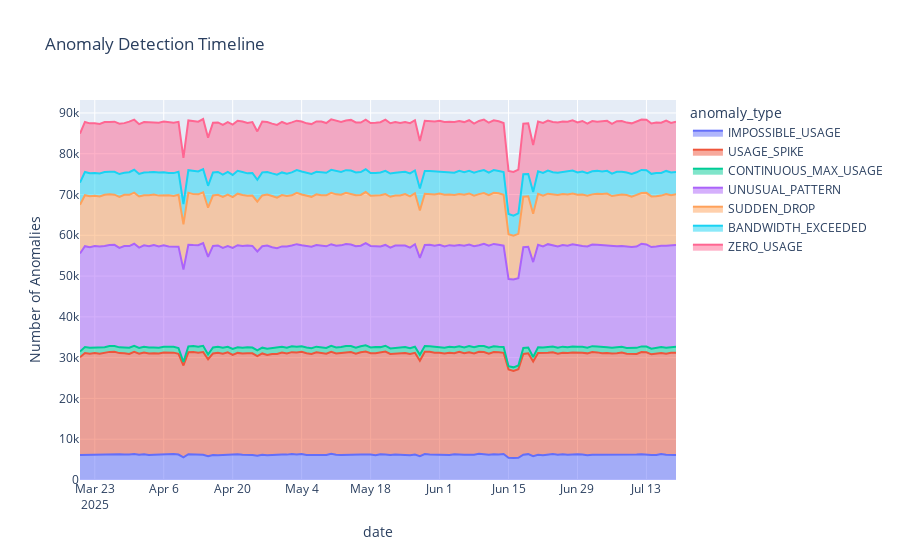
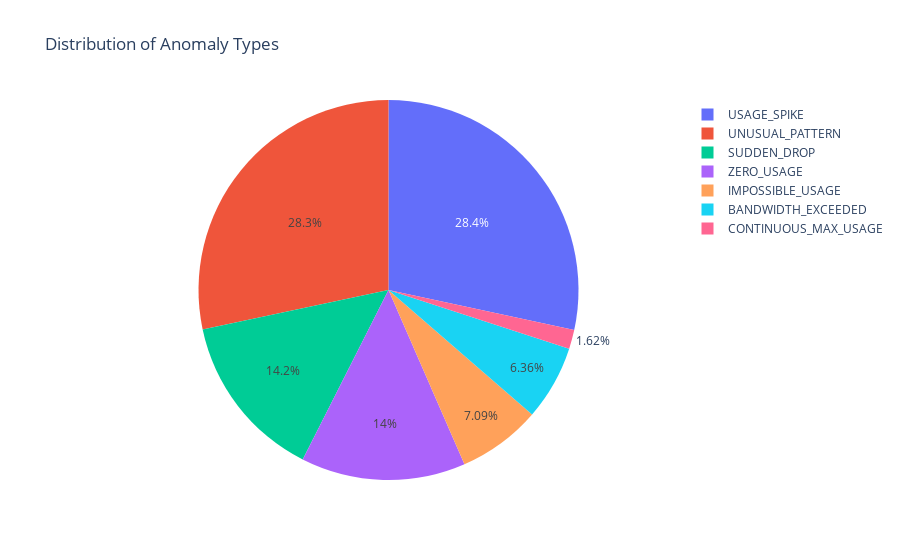

The notebook cell these images were saved under, in order:
### Markdown cell above
## 7. Anomaly Detection Analysis
Anomaly patterns analysis

### Code cell
# %% [markdown]
# ## Fixed Anomaly Detection Analysis

# %%
# Setup - Make sure temp views exist
if 'fact_cdr_raw' not in [t.name for t in spark.catalog.listTables()]:
    cdr_raw = spark.read.parquet("/user/hive/warehouse/Raw/raw_cdr_enhanced/")
    cdr_raw.createOrReplaceTempView("fact_cdr_raw")
    print("✅ Created fact_cdr_raw temp view")

# Also create dim_customers if needed
try:
    spark.sql("SELECT 1 FROM dim_customers LIMIT 1")
except:
    customers = spark.read.parquet("/user/hive/warehouse/Raw/customer_dim_enhanced/")
    customers.createOrReplaceTempView("dim_customers")
    print("✅ Created dim_customers temp view")

# %%
# Anomaly Detection Analysis
anomaly_analysis = spark.sql("""
    SELECT 
        anomaly_type,
        severity,
        COUNT(*) as count,
        COUNT(DISTINCT customer_id) as affected_customers,
        AVG(data_volume_mb) as avg_anomaly_volume,
        COUNT(DISTINCT wilaya_code) as affected_wilayas,
        COUNT(DISTINCT DATE(timestamp)) as affected_days
    FROM fact_cdr_raw
    WHERE cdr_type = 'ANOMALY'
    GROUP BY anomaly_type, severity
    ORDER BY count DESC
""").toPandas()

if len(anomaly_analysis) > 0:
    print("🚨 Anomaly Detection Summary:")
    print(anomaly_analysis)
    print(f"\nTotal Anomalies: {anomaly_analysis['count'].sum():,}")
    print(f"Total Affected Customers: {anomaly_analysis['affected_customers'].sum():,}")
    
    # Anomaly time distribution
    anomaly_timeline = spark.sql("""
        SELECT 
            DATE(timestamp) as date,
            anomaly_type,
            COUNT(*) as anomaly_count
        FROM fact_cdr_raw
        WHERE cdr_type = 'ANOMALY'
        GROUP BY DATE(timestamp), anomaly_type
        ORDER BY date
    """).toPandas()
    
    # Create anomaly visualization
    fig = px.area(anomaly_timeline, 
                  x='date', 
                  y='anomaly_count',
                  color='anomaly_type',
                  title='Anomaly Detection Timeline',
                  labels={'anomaly_count': 'Number of Anomalies'})
    fig.update_layout(height=500)
    fig.show()
    
    # Top affected customers - SIMPLIFIED VERSION WITHOUT COLLECT_SET
    print("\n🎯 Analyzing top affected customers...")
    
    # First get the top customers
    top_customers = spark.sql("""
        SELECT 
            customer_id,
            COUNT(*) as anomaly_count
        FROM fact_cdr_raw
        WHERE cdr_type = 'ANOMALY'
        GROUP BY customer_id
        ORDER BY anomaly_count DESC
        LIMIT 10
    """).collect()
    
    print("\n🎯 Top 10 Customers with Most Anomalies:")
    for row in top_customers:
        customer_id = row['customer_id']
        anomaly_count = row['anomaly_count']
        
        # Get customer details separately to avoid large join
        customer_info = spark.sql(f"""
            SELECT DISTINCT
                customer_type,
                service_type,
                offer_name
            FROM dim_customers
            WHERE customer_id = '{customer_id}'
            LIMIT 1
        """).collect()
        
        if customer_info:
            info = customer_info[0]
            print(f"  {customer_id}: {anomaly_count:,} anomalies - "
                  f"{info['service_type']}/{info['offer_name']} ({info['customer_type']})")
        else:
            print(f"  {customer_id}: {anomaly_count:,} anomalies")
    
    # Anomaly type distribution for visualization
    print("\n📊 Creating anomaly distribution visualization...")
    
    # Pie chart of anomaly types
    anomaly_dist = anomaly_analysis.groupby('anomaly_type')['count'].sum().reset_index()
    
    fig_pie = px.pie(anomaly_dist, 
                     values='count', 
                     names='anomaly_type',
                     title='Distribution of Anomaly Types')
    fig_pie.show()
    
    # Severity distribution
    severity_dist = anomaly_analysis.groupby('severity')['count'].sum().reset_index()
    
    fig_severity = px.bar(severity_dist, 
                          x='severity', 
                          y='count',
                          title='Anomaly Count by Severity',
                          color='severity',
                          color_discrete_map={'HIGH': 'red', 'MEDIUM': 'orange', 'LOW': 'yellow'})
    fig_severity.show()
    
else:
    print("✅ No anomalies found in the dataset")

# %%
# Additional analysis: Anomaly patterns by hour
print("\n⏰ Analyzing anomaly patterns by hour...")

hourly_anomalies = spark.sql("""
    SELECT 
        HOUR(timestamp) as hour,
        anomaly_type,
        COUNT(*) as count
    FROM fact_cdr_raw
    WHERE cdr_type = 'ANOMALY'
    GROUP BY HOUR(timestamp), anomaly_type
    ORDER BY hour, anomaly_type
""").toPandas()

if len(hourly_anomalies) > 0:
    # Pivot for better visualization
    hourly_pivot = hourly_anomalies.pivot(index='hour', 
                                          columns='anomaly_type', 
                                          values='count').fillna(0)
    
    # Create stacked bar chart
    fig_hourly = px.bar(hourly_anomalies, 
                        x='hour', 
                        y='count',
                        color='anomaly_type',
                        title='Anomaly Distribution by Hour of Day',
                        labels={'hour': 'Hour of Day', 'count': 'Number of Anomalies'})
    fig_hourly.update_layout(height=500)
    fig_hourly.show()
    
    # Find peak anomaly hours
    peak_hours = hourly_anomalies.groupby('hour')['count'].sum().nlargest(5)
    print("\n🔝 Top 5 Hours with Most Anomalies:")
    for hour, count in peak_hours.items():
        print(f"  Hour {hour:02d}:00 - {count:,} anomalies")

print("\n✅ Anomaly analysis complete!")

### Figure 1 — Plotly figure (JSON) as saved in the notebook; plotly's stock layout.template omitted (floating-point values rounded to 4 significant figures)
{"data": [{"fillpattern": {"shape": ""}, "hovertemplate": "anomaly_type=IMPOSSIBLE_USAGE<br>date=%{x}<br>Number of Anomalies=%{y}<extra></extra>", "legendgroup": "IMPOSSIBLE_USAGE", "line": {"color": "#636efa"}, "marker": {"symbol": "circle"}, "mode": "lines", "name": "IMPOSSIBLE_USAGE", "orientation": "v", "showlegend": true, "stackgroup": "1", "type": "scatter", "x": ["2025-03-20", "2025-03-21", "2025-03-22", "2025-03-23", "2025-03-24", "2025-03-25", "2025-03-26", "2025-03-27", "2025-03-28", "2025-03-29", "2025-03-30", "2025-03-31", "2025-04-01", "2025-04-02", "2025-04-03", "2025-04-04", "2025-04-05", "2025-04-06", "2025-04-07", "2025-04-08", "2025-04-09", "2025-04-10", "2025-04-11", "2025-04-12", "2025-04-13", "2025-04-14", "2025-04-15", "2025-04-16", "2025-04-17", "2025-04-18", "2025-04-19", "2025-04-20", "2025-04-21", "2025-04-22", "2025-04-23", "2025-04-24", "2025-04-25", "2025-04-26", "2025-04-27", "2025-04-28", "2025-04-29", "2025-04-30", "2025-05-01", "2025-05-02", "2025-05-03", "2025-05-04", "2025-05-05", "2025-05-06", "2025-05-07", "2025-05-08", "2025-05-09", "2025-05-10", "2025-05-11", "2025-05-12", "2025-05-13", "2025-05-14", "2025-05-15", "2025-05-16", "2025-05-17", "2025-05-18", "2025-05-19", "2025-05-20", "2025-05-21", "2025-05-22", "2025-05-23", "2025-05-24", "2025-05-25", "2025-05-26", "2025-05-27", "2025-05-28", "2025-05-29", "2025-05-30", "2025-05-31", "2025-06-01", "2025-06-02", "2025-06-03", "2025-06-04", "2025-06-05", "2025-06-06", "2025-06-07", "2025-06-08", "2025-06-09", "2025-06-10", "2025-06-11", "2025-06-12", "2025-06-13", "2025-06-14", "2025-06-15", "2025-06-16", "2025-06-17", "2025-06-18", "2025-06-19", "2025-06-20", "2025-06-21", "2025-06-22", "2025-06-23", "2025-06-24", "2025-06-25", "2025-06-26", "2025-06-27", "2025-06-28", "2025-06-29", "2025-06-30", "2025-07-01", "2025-07-02", "2025-07-03", "2025-07-04", "2025-07-05", "2025-07-06", "2025-07-07", "2025-07-08", "2025-07-09", "2025-07-10", "2025-07-11", "2025-07-12", "2025-07-13", "2025-07-14", "2025-07-15", "2025-07-16", "2025-07-17", "2025-07-18", "2025-07-19"], "xaxis": "x", "y": [6106, 6133, 6196, 6304, 6199, 6291, 6341, 6306, 6291, 6264, 6233, 6395, 6167, 6335, 6143, 6174, 6226, 6226, 6270, 6346, 6234, 5559, 6331, 6266, 6119, 6209, 5850, 6103, 6092, 6134, 6308, 6202, 6301, 6208, 6229, 6156, 5968, 6194, 6069, 6203, 6217, 6258, 6222, 6393, 6262, 6369, 6105, 6137, 6198, 6186, 6153, 6433, 6198, 6151, 6210, 6187, 6227, 6249, 6235, 6268, 6098, 6288, 6279, 6112, 6232, 6114, 6155, 6084, 6244, 5860, 6358, 6283, 6208, 6287, 6180, 6152, 6294, 6191, 6214, 6218, 6194, 6408, 6266, 6203, 6338, 6245, 6357, 5428, 5381, 5424, 6201, 6340, 5839, 6197, 6072, 6151, 6377, 6217, 6311, 6218, 6307, 6335, 6223, 6098, 6214, 6209, 6304, 6176, 6227, 6160, 6197, 6114, 6170, 6239, 6295, 6154, 6141, 6136, 6384, 6215, 6212, 6135], "yaxis": "y"}, {"fillpattern": {"shape": ""}, "hovertemplate": "anomaly_type=USAGE_SPIKE<br>date=%{x}<br>Number of Anomalies=%{y}<extra></extra>", "legendgroup": "USAGE_SPIKE", "line": {"color": "#EF553B"}, "marker": {"symbol": "circle"}, "mode": "lines", "name": "USAGE_SPIKE", "orientation": "v", "showlegend": true, "stackgroup": "1", "type": "scatter", "x": ["2025-03-20", "2025-03-21", "2025-03-22", "2025-03-23", "2025-03-24", "2025-03-25", "2025-03-26", "2025-03-27", "2025-03-28", "2025-03-29", "2025-03-30", "2025-03-31", "2025-04-01", "2025-04-02", "2025-04-03", "2025-04-04", "2025-04-05", "2025-04-06", "2025-04-07", "2025-04-08", "2025-04-09", "2025-04-10", "2025-04-11", "2025-04-12", "2025-04-13", "2025-04-14", "2025-04-15", "2025-04-16", "2025-04-17", "2025-04-18", "2025-04-19", "2025-04-20", "2025-04-21", "2025-04-22", "2025-04-23", "2025-04-24", "2025-04-25", "2025-04-26", "2025-04-27", "2025-04-28", "2025-04-29", "2025-04-30", "2025-05-01", "2025-05-02", "2025-05-03", "2025-05-04", "2025-05-05", "2025-05-06", "2025-05-07", "2025-05-08", "2025-05-09", "2025-05-10", "2025-05-11", "2025-05-12", "2025-05-13", "2025-05-14", "2025-05-15", "2025-05-16", "2025-05-17", "2025-05-18", "2025-05-19", "2025-05-20", "2025-05-21", "2025-05-22", "2025-05-23", "2025-05-24", "2025-05-25", "2025-05-26", "2025-05-27", "2025-05-28", "2025-05-29", "2025-05-30", "2025-05-31", "2025-06-01", "2025-06-02", "2025-06-03", "2025-06-04", "2025-06-05", "2025-06-06", "2025-06-07", "2025-06-08", "2025-06-09", "2025-06-10", "2025-06-11", "2025-06-12", "2025-06-13", "2025-06-14", "2025-06-15", "2025-06-16", "2025-06-17", "2025-06-18", "2025-06-19", "2025-06-20", "2025-06-21", "2025-06-22", "2025-06-23", "2025-06-24", "2025-06-25", "2025-06-26", "2025-06-27", "2025-06-28", "2025-06-29", "2025-06-30", "2025-07-01", "2025-07-02", "2025-07-03", "2025-07-04", "2025-07-05", "2025-07-06", "2025-07-07", "2025-07-08", "2025-07-09", "2025-07-10", "2025-07-11", "2025-07-12", "2025-07-13", "2025-07-14", "2025-07-15", "2025-07-16", "2025-07-17", "2025-07-18", "2025-07-19"], "xaxis": "x", "y": [23966, 25020, 24782, 24827, 24760, 24899, 25074, 25116, 24820, 24828, 24658, 25014, 24775, 24941, 24900, 24902, 24778, 25010, 24924, 24880, 24698, 22518, 24983, 25110, 25110, 25165, 23761, 24937, 25133, 24838, 25008, 24466, 24865, 24787, 24852, 24912, 24390, 24835, 24609, 24709, 24694, 24983, 24825, 24954, 24988, 25058, 24975, 24777, 25098, 24875, 24808, 25000, 24815, 24999, 25123, 25176, 24732, 25074, 25255, 24812, 24996, 24917, 25212, 24778, 24723, 25038, 25006, 24840, 24947, 23377, 25059, 25135, 24992, 24889, 24826, 25029, 24765, 25221, 24852, 25113, 24860, 25032, 25112, 24783, 25063, 25056, 24826, 21660, 21377, 21754, 24703, 24728, 23229, 24966, 25025, 25062, 24932, 24744, 24889, 24899, 24930, 24904, 24992, 24954, 25167, 25080, 24749, 24969, 24775, 24946, 25042, 24857, 24770, 24685, 25077, 25162, 24677, 24784, 24740, 24734, 24965, 25066], "yaxis": "y"}, {"fillpattern": {"shape": ""}, "hovertemplate": "anomaly_type=CONTINUOUS_MAX_USAGE<br>date=%{x}<br>Number of Anomalies=%{y}<extra></extra>", "legendgroup": "CONTINUOUS_MAX_USAGE", "line": {"color": "#00cc96"}, "marker": {"symbol": "circle"}, "mode": "lines", "name": "CONTINUOUS_MAX_USAGE", "orientation": "v", "showlegend": true, "stackgroup": "1", "type": "scatter", "x": ["2025-03-20", "2025-03-21", "2025-03-22", "2025-03-23", "2025-03-24", "2025-03-25", "2025-03-26", "2025-03-27", "2025-03-28", "2025-03-29", "2025-03-30", "2025-03-31", "2025-04-01", "2025-04-02", "2025-04-03", "2025-04-04", "2025-04-05", "2025-04-06", "2025-04-07", "2025-04-08", "2025-04-09", "2025-04-10", "2025-04-11", "2025-04-12", "2025-04-13", "2025-04-14", "2025-04-15", "2025-04-16", "2025-04-17", "2025-04-18", "2025-04-19", "2025-04-20", "2025-04-21", "2025-04-22", "2025-04-23", "2025-04-24", "2025-04-25", "2025-04-26", "2025-04-27", "2025-04-28", "2025-04-29", "2025-04-30", "2025-05-01", "2025-05-02", "2025-05-03", "2025-05-04", "2025-05-05", "2025-05-06", "2025-05-07", "2025-05-08", "2025-05-09", "2025-05-10", "2025-05-11", "2025-05-12", "2025-05-13", "2025-05-14", "2025-05-15", "2025-05-16", "2025-05-17", "2025-05-18", "2025-05-19", "2025-05-20", "2025-05-21", "2025-05-22", "2025-05-23", "2025-05-24", "2025-05-25", "2025-05-26", "2025-05-27", "2025-05-28", "2025-05-29", "2025-05-30", "2025-05-31", "2025-06-01", "2025-06-02", "2025-06-03", "2025-06-04", "2025-06-05", "2025-06-06", "2025-06-07", "2025-06-08", "2025-06-09", "2025-06-10", "2025-06-11", "2025-06-12", "2025-06-13", "2025-06-14", "2025-06-15", "2025-06-16", "2025-06-17", "2025-06-18", "2025-06-19", "2025-06-20", "2025-06-21", "2025-06-22", "2025-06-23", "2025-06-24", "2025-06-25", "2025-06-26", "2025-06-27", "2025-06-28", "2025-06-29", "2025-06-30", "2025-07-01", "2025-07-02", "2025-07-03", "2025-07-04", "2025-07-05", "2025-07-06", "2025-07-07", "2025-07-08", "2025-07-09", "2025-07-10", "2025-07-11", "2025-07-12", "2025-07-13", "2025-07-14", "2025-07-15", "2025-07-16", "2025-07-17", "2025-07-18", "2025-07-19"], "xaxis": "x", "y": [1439, 1457, 1463, 1384, 1459, 1352, 1429, 1413, 1409, 1398, 1545, 1482, 1452, 1391, 1426, 1439, 1436, 1413, 1383, 1426, 1417, 860, 1409, 1459, 1437, 1525, 1171, 1453, 1467, 1456, 1357, 1446, 1372, 1415, 1491, 1414, 1413, 1414, 1493, 1378, 1457, 1417, 1391, 1428, 1410, 1347, 1410, 1420, 1398, 1435, 1402, 1448, 1489, 1438, 1506, 1470, 1475, 1487, 1517, 1416, 1544, 1377, 1436, 1370, 1444, 1384, 1429, 1394, 1472, 1479, 1430, 1399, 1436, 1449, 1436, 1471, 1477, 1362, 1440, 1487, 1482, 1432, 1470, 1441, 1381, 1385, 1438, 797, 863, 897, 1481, 1425, 1087, 1402, 1391, 1413, 1413, 1455, 1497, 1431, 1485, 1425, 1462, 1410, 1441, 1469, 1505, 1398, 1451, 1401, 1408, 1424, 1453, 1473, 1386, 1423, 1372, 1455, 1469, 1483, 1462, 1483], "yaxis": "y"}, {"fillpattern": {"shape": ""}, "hovertemplate": "anomaly_type=UNUSUAL_PATTERN<br>date=%{x}<br>Number of Anomalies=%{y}<extra></extra>", "legendgroup": "UNUSUAL_PATTERN", "line": {"color": "#ab63fa"}, "marker": {"symbol": "circle"}, "mode": "lines", "name": "UNUSUAL_PATTERN", "orientation": "v", "showlegend": true, "stackgroup": "1", "type": "scatter", "x": ["2025-03-20", "2025-03-21", "2025-03-22", "2025-03-23", "2025-03-24", "2025-03-25", "2025-03-26", "2025-03-27", "2025-03-28", "2025-03-29", "2025-03-30", "2025-03-31", "2025-04-01", "2025-04-02", "2025-04-03", "2025-04-04", "2025-04-05", "2025-04-06", "2025-04-07", "2025-04-08", "2025-04-09", "2025-04-10", "2025-04-11", "2025-04-12", "2025-04-13", "2025-04-14", "2025-04-15", "2025-04-16", "2025-04-17", "2025-04-18", "2025-04-19", "2025-04-20", "2025-04-21", "2025-04-22", "2025-04-23", "2025-04-24", "2025-04-25", "2025-04-26", "2025-04-27", "2025-04-28", "2025-04-29", "2025-04-30", "2025-05-01", "2025-05-02", "2025-05-03", "2025-05-04", "2025-05-05", "2025-05-06", "2025-05-07", "2025-05-08", "2025-05-09", "2025-05-10", "2025-05-11", "2025-05-12", "2025-05-13", "2025-05-14", "2025-05-15", "2025-05-16", "2025-05-17", "2025-05-18", "2025-05-19", "2025-05-20", "2025-05-21", "2025-05-22", "2025-05-23", "2025-05-24", "2025-05-25", "2025-05-26", "2025-05-27", "2025-05-28", "2025-05-29", "2025-05-30", "2025-05-31", "2025-06-01", "2025-06-02", "2025-06-03", "2025-06-04", "2025-06-05", "2025-06-06", "2025-06-07", "2025-06-08", "2025-06-09", "2025-06-10", "2025-06-11", "2025-06-12", "2025-06-13", "2025-06-14", "2025-06-15", "2025-06-16", "2025-06-17", "2025-06-18", "2025-06-19", "2025-06-20", "2025-06-21", "2025-06-22", "2025-06-23", "2025-06-24", "2025-06-25", "2025-06-26", "2025-06-27", "2025-06-28", "2025-06-29", "2025-06-30", "2025-07-01", "2025-07-02", "2025-07-03", "2025-07-04", "2025-07-05", "2025-07-06", "2025-07-07", "2025-07-08", "2025-07-09", "2025-07-10", "2025-07-11", "2025-07-12", "2025-07-13", "2025-07-14", "2025-07-15", "2025-07-16", "2025-07-17", "2025-07-18", "2025-07-19"], "xaxis": "x", "y": [24040, 24719, 24660, 24833, 24857, 24814, 24790, 24830, 24404, 24856, 24927, 25033, 24580, 24863, 24838, 25125, 24836, 24921, 24693, 24625, 24870, 22640, 24971, 24767, 24900, 25193, 23908, 24911, 24827, 24480, 24659, 24811, 25026, 24967, 24920, 24921, 24252, 24875, 25313, 24764, 24474, 24617, 24827, 24715, 25166, 24780, 24828, 24883, 24910, 25036, 24938, 24938, 24950, 24945, 25009, 24901, 24876, 24634, 25070, 24885, 24603, 24700, 24711, 24694, 25083, 24850, 24880, 24670, 25136, 23738, 24766, 24887, 24825, 25024, 24804, 24928, 24929, 24843, 24913, 24891, 24790, 24702, 25085, 25013, 25104, 24999, 24825, 21400, 21546, 21403, 24679, 24706, 23278, 25108, 24795, 25199, 24833, 24870, 24921, 24902, 25099, 24880, 24672, 24784, 24907, 24922, 24994, 25061, 24848, 24823, 24743, 24863, 24709, 24830, 25187, 25025, 24920, 24878, 24850, 24976, 24879, 24942], "yaxis": "y"}, {"fillpattern": {"shape": ""}, "hovertemplate": "anomaly_type=SUDDEN_DROP<br>date=%{x}<br>Number of Anomalies=%{y}<extra></extra>", "legendgroup": "SUDDEN_DROP", "line": {"color": "#FFA15A"}, "marker": {"symbol": "circle"}, "mode": "lines", "name": "SUDDEN_DROP", "orientation": "v", "showlegend": true, "stackgroup": "1", "type": "scatter", "x": ["2025-03-20", "2025-03-21", "2025-03-22", "2025-03-23", "2025-03-24", "2025-03-25", "2025-03-26", "2025-03-27", "2025-03-28", "2025-03-29", "2025-03-30", "2025-03-31", "2025-04-01", "2025-04-02", "2025-04-03", "2025-04-04", "2025-04-05", "2025-04-06", "2025-04-07", "2025-04-08", "2025-04-09", "2025-04-10", "2025-04-11", "2025-04-12", "2025-04-13", "2025-04-14", "2025-04-15", "2025-04-16", "2025-04-17", "2025-04-18", "2025-04-19", "2025-04-20", "2025-04-21", "2025-04-22", "2025-04-23", "2025-04-24", "2025-04-25", "2025-04-26", "2025-04-27", "2025-04-28", "2025-04-29", "2025-04-30", "2025-05-01", "2025-05-02", "2025-05-03", "2025-05-04", "2025-05-05", "2025-05-06", "2025-05-07", "2025-05-08", "2025-05-09", "2025-05-10", "2025-05-11", "2025-05-12", "2025-05-13", "2025-05-14", "2025-05-15", "2025-05-16", "2025-05-17", "2025-05-18", "2025-05-19", "2025-05-20", "2025-05-21", "2025-05-22", "2025-05-23", "2025-05-24", "2025-05-25", "2025-05-26", "2025-05-27", "2025-05-28", "2025-05-29", "2025-05-30", "2025-05-31", "2025-06-01", "2025-06-02", "2025-06-03", "2025-06-04", "2025-06-05", "2025-06-06", "2025-06-07", "2025-06-08", "2025-06-09", "2025-06-10", "2025-06-11", "2025-06-12", "2025-06-13", "2025-06-14", "2025-06-15", "2025-06-16", "2025-06-17", "2025-06-18", "2025-06-19", "2025-06-20", "2025-06-21", "2025-06-22", "2025-06-23", "2025-06-24", "2025-06-25", "2025-06-26", "2025-06-27", "2025-06-28", "2025-06-29", "2025-06-30", "2025-07-01", "2025-07-02", "2025-07-03", "2025-07-04", "2025-07-05", "2025-07-06", "2025-07-07", "2025-07-08", "2025-07-09", "2025-07-10", "2025-07-11", "2025-07-12", "2025-07-13", "2025-07-14", "2025-07-15", "2025-07-16", "2025-07-17", "2025-07-18", "2025-07-19"], "xaxis": "x", "y": [11934, 12508, 12487, 12372, 12244, 12595, 12407, 12300, 12504, 12570, 12560, 12528, 12535, 12306, 12491, 12356, 12453, 12268, 12545, 12365, 12722, 11135, 12747, 12492, 12480, 12456, 12077, 12361, 12403, 12495, 12646, 12429, 12634, 12494, 12220, 12346, 12215, 12451, 12507, 12565, 12381, 12574, 12380, 12307, 12599, 12456, 12353, 12213, 12462, 12304, 12509, 12582, 12584, 12425, 12561, 12475, 12530, 12443, 12525, 12314, 12544, 12514, 12454, 12491, 12269, 12382, 12639, 12565, 12518, 11637, 12562, 12478, 12571, 12587, 12706, 12444, 12437, 12489, 12533, 12555, 12409, 12513, 12436, 12376, 12518, 12628, 12484, 10966, 10757, 10878, 12403, 12360, 11839, 12489, 12433, 12376, 12473, 12598, 12481, 12556, 12447, 12382, 12625, 12477, 12305, 12495, 12557, 12631, 12313, 12478, 12603, 12616, 12372, 12670, 12433, 12643, 12427, 12307, 12292, 12718, 12307, 12418], "yaxis": "y"}, {"fillpattern": {"shape": ""}, "hovertemplate": "anomaly_type=BANDWIDTH_EXCEEDED<br>date=%{x}<br>Number of Anomalies=%{y}<extra></extra>", "legendgroup": "BANDWIDTH_EXCEEDED", "line": {"color": "#19d3f3"}, "marker": {"symbol": "circle"}, "mode": "lines", "name": "BANDWIDTH_EXCEEDED", "orientation": "v", "showlegend": true, "stackgroup": "1", "type": "scatter", "x": ["2025-03-20", "2025-03-21", "2025-03-22", "2025-03-23", "2025-03-24", "2025-03-25", "2025-03-26", "2025-03-27", "2025-03-28", "2025-03-29", "2025-03-30", "2025-03-31", "2025-04-01", "2025-04-02", "2025-04-03", "2025-04-04", "2025-04-05", "2025-04-06", "2025-04-07", "2025-04-08", "2025-04-09", "2025-04-10", "2025-04-11", "2025-04-12", "2025-04-13", "2025-04-14", "2025-04-15", "2025-04-16", "2025-04-17", "2025-04-18", "2025-04-19", "2025-04-20", "2025-04-21", "2025-04-22", "2025-04-23", "2025-04-24", "2025-04-25", "2025-04-26", "2025-04-27", "2025-04-28", "2025-04-29", "2025-04-30", "2025-05-01", "2025-05-02", "2025-05-03", "2025-05-04", "2025-05-05", "2025-05-06", "2025-05-07", "2025-05-08", "2025-05-09", "2025-05-10", "2025-05-11", "2025-05-12", "2025-05-13", "2025-05-14", "2025-05-15", "2025-05-16", "2025-05-17", "2025-05-18", "2025-05-19", "2025-05-20", "2025-05-21", "2025-05-22", "2025-05-23", "2025-05-24", "2025-05-25", "2025-05-26", "2025-05-27", "2025-05-28", "2025-05-29", "2025-05-30", "2025-05-31", "2025-06-01", "2025-06-02", "2025-06-03", "2025-06-04", "2025-06-05", "2025-06-06", "2025-06-07", "2025-06-08", "2025-06-09", "2025-06-10", "2025-06-11", "2025-06-12", "2025-06-13", "2025-06-14", "2025-06-15", "2025-06-16", "2025-06-17", "2025-06-18", "2025-06-19", "2025-06-20", "2025-06-21", "2025-06-22", "2025-06-23", "2025-06-24", "2025-06-25", "2025-06-26", "2025-06-27", "2025-06-28", "2025-06-29", "2025-06-30", "2025-07-01", "2025-07-02", "2025-07-03", "2025-07-04", "2025-07-05", "2025-07-06", "2025-07-07", "2025-07-08", "2025-07-09", "2025-07-10", "2025-07-11", "2025-07-12", "2025-07-13", "2025-07-14", "2025-07-15", "2025-07-16", "2025-07-17", "2025-07-18", "2025-07-19"], "xaxis": "x", "y": [5426, 5688, 5626, 5580, 5634, 5571, 5563, 5588, 5590, 5433, 5536, 5612, 5531, 5578, 5653, 5538, 5690, 5616, 5463, 5606, 5633, 4954, 5510, 5626, 5591, 5679, 5370, 5652, 5600, 5483, 5580, 5453, 5610, 5643, 5476, 5543, 5377, 5661, 5542, 5562, 5639, 5567, 5435, 5626, 5545, 5613, 5627, 5606, 5516, 5706, 5505, 5640, 5729, 5569, 5566, 5679, 5580, 5613, 5588, 5562, 5483, 5602, 5707, 5689, 5557, 5636, 5459, 5633, 5585, 5382, 5571, 5589, 5648, 5480, 5592, 5465, 5452, 5716, 5524, 5557, 5593, 5636, 5605, 5540, 5575, 5444, 5596, 4962, 4877, 5025, 5492, 5477, 5355, 5509, 5568, 5666, 5448, 5450, 5454, 5652, 5606, 5468, 5673, 5519, 5653, 5619, 5545, 5577, 5517, 5761, 5601, 5512, 5542, 5552, 5646, 5548, 5527, 5694, 5532, 5654, 5568, 5470], "yaxis": "y"}, {"fillpattern": {"shape": ""}, "hovertemplate": "anomaly_type=ZERO_USAGE<br>date=%{x}<br>Number of Anomalies=%{y}<extra></extra>", "legendgroup": "ZERO_USAGE", "line": {"color": "#FF6692"}, "marker": {"symbol": "circle"}, "mode": "lines", "name": "ZERO_USAGE", "orientation": "v", "showlegend": true, "stackgroup": "1", "type": "scatter", "x": ["2025-03-20", "2025-03-21", "2025-03-22", "2025-03-23", "2025-03-24", "2025-03-25", "2025-03-26", "2025-03-27", "2025-03-28", "2025-03-29", "2025-03-30", "2025-03-31", "2025-04-01", "2025-04-02", "2025-04-03", "2025-04-04", "2025-04-05", "2025-04-06", "2025-04-07", "2025-04-08", "2025-04-09", "2025-04-10", "2025-04-11", "2025-04-12", "2025-04-13", "2025-04-14", "2025-04-15", "2025-04-16", "2025-04-17", "2025-04-18", "2025-04-19", "2025-04-20", "2025-04-21", "2025-04-22", "2025-04-23", "2025-04-24", "2025-04-25", "2025-04-26", "2025-04-27", "2025-04-28", "2025-04-29", "2025-04-30", "2025-05-01", "2025-05-02", "2025-05-03", "2025-05-04", "2025-05-05", "2025-05-06", "2025-05-07", "2025-05-08", "2025-05-09", "2025-05-10", "2025-05-11", "2025-05-12", "2025-05-13", "2025-05-14", "2025-05-15", "2025-05-16", "2025-05-17", "2025-05-18", "2025-05-19", "2025-05-20", "2025-05-21", "2025-05-22", "2025-05-23", "2025-05-24", "2025-05-25", "2025-05-26", "2025-05-27", "2025-05-28", "2025-05-29", "2025-05-30", "2025-05-31", "2025-06-01", "2025-06-02", "2025-06-03", "2025-06-04", "2025-06-05", "2025-06-06", "2025-06-07", "2025-06-08", "2025-06-09", "2025-06-10", "2025-06-11", "2025-06-12", "2025-06-13", "2025-06-14", "2025-06-15", "2025-06-16", "2025-06-17", "2025-06-18", "2025-06-19", "2025-06-20", "2025-06-21", "2025-06-22", "2025-06-23", "2025-06-24", "2025-06-25", "2025-06-26", "2025-06-27", "2025-06-28", "2025-06-29", "2025-06-30", "2025-07-01", "2025-07-02", "2025-07-03", "2025-07-04", "2025-07-05", "2025-07-06", "2025-07-07", "2025-07-08", "2025-07-09", "2025-07-10", "2025-07-11", "2025-07-12", "2025-07-13", "2025-07-14", "2025-07-15", "2025-07-16", "2025-07-17", "2025-07-18", "2025-07-19"], "xaxis": "x", "y": [12000, 12270, 12231, 12186, 12163, 12255, 12189, 12314, 12339, 12152, 12418, 12292, 12210, 12367, 12287, 12218, 12193, 12418, 12400, 12358, 12234, 11304, 12213, 12290, 12212, 12287, 11802, 12199, 12150, 12169, 12182, 12341, 12279, 12382, 12363, 12483, 11854, 12473, 12248, 12204, 12210, 12375, 12217, 12260, 12138, 12268, 12148, 12229, 12330, 12360, 12214, 12393, 12298, 12289, 12186, 12409, 12254, 12153, 12160, 12269, 12342, 12323, 12538, 12343, 12473, 12126, 12203, 12317, 12303, 11666, 12341, 12242, 12241, 12374, 12218, 12362, 12399, 12172, 12280, 12391, 12057, 12320, 12405, 12247, 12204, 12183, 12003, 10564, 10753, 10723, 12431, 12437, 11522, 12210, 12284, 12273, 12309, 12314, 12354, 12197, 12315, 12260, 12384, 12115, 12332, 12031, 12380, 12257, 12182, 12403, 12443, 12243, 12429, 12478, 12358, 12403, 12359, 12396, 12331, 12346, 12163, 12350], "yaxis": "y"}], "layout": {"autosize": true, "legend": {"title": {"text": "anomaly_type"}, "tracegroupgap": 0}, "title": {"text": "Anomaly Detection Timeline"}, "xaxis": {"anchor": "y", "autorange": true, "domain": [0, 1], "range": ["2025-03-20", "2025-07-19"], "title": {"text": "date"}, "type": "date"}, "yaxis": {"anchor": "x", "autorange": true, "domain": [0, 1], "range": [0, 93170.0], "title": {"text": "Number of Anomalies"}, "type": "linear"}}}

### Figure 2 — Plotly figure (JSON) as saved in the notebook; plotly's stock layout.template omitted (floating-point values rounded to 4 significant figures)
{"data": [{"domain": {"x": [0, 1], "y": [0, 1]}, "hovertemplate": "anomaly_type=%{label}<br>count=%{value}<extra></extra>", "labels": ["BANDWIDTH_EXCEEDED", "CONTINUOUS_MAX_USAGE", "IMPOSSIBLE_USAGE", "SUDDEN_DROP", "UNUSUAL_PATTERN", "USAGE_SPIKE", "ZERO_USAGE"], "legendgroup": "", "name": "", "showlegend": true, "type": "pie", "values": [677013, 172239, 755002, 1513044, 3016426, 3022021, 1490491]}], "layout": {"autosize": true, "legend": {"tracegroupgap": 0}, "title": {"text": "Distribution of Anomaly Types"}}}
